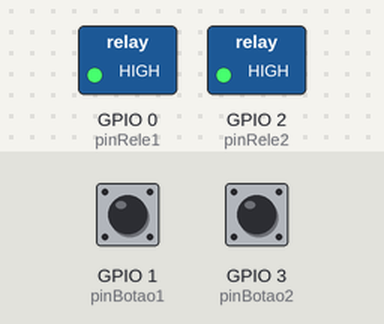
The sketch below on a simulated ESP8266 (NodeMCU). On the bench: switched loads named in the sketch (green lamp = pin HIGH). The test bench sets the inputs (shaded band); at power-on: GPIO 1 (pinBotao1) HIGH, GPIO 3 (pinBotao2) HIGH.

Above: at 1.2 s.
1.3 s: GPIO 1 (pinBotao1) pulled LOW for 0.15 s
At 1.7 s:
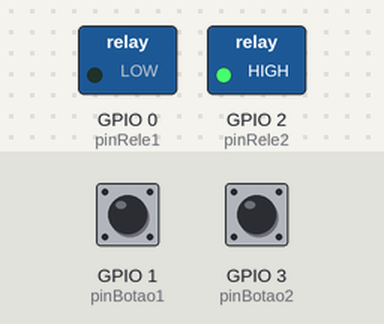
2.9 s: GPIO 3 (pinBotao2) pulled LOW for 0.15 s
At 4.1 s:
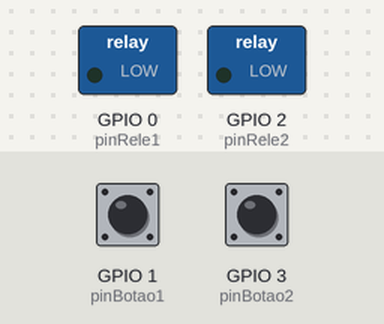
4.5 s: GPIO 1 (pinBotao1) pulled LOW for 1 s
At 5.3 s:
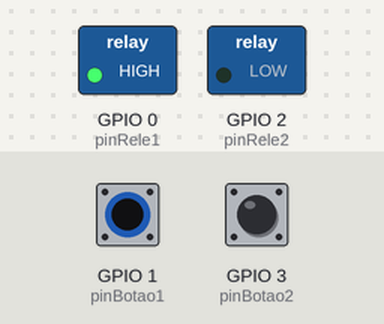
7.0 s: GPIO 1 (pinBotao1) pulled LOW for 3.2 s
At 8.4 s:
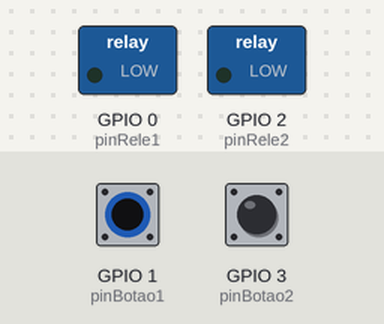
11.7 s: GPIO 3 (pinBotao2) pulled LOW for 1 s
At 13.2 s:
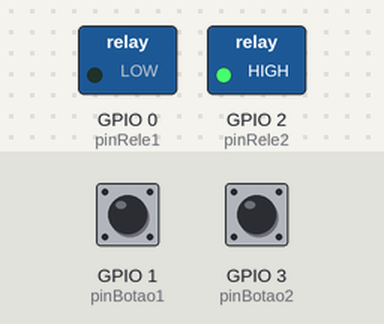
Timing chart, 0 to 14.7 s (numbered marks = the images above; inputs shaded):
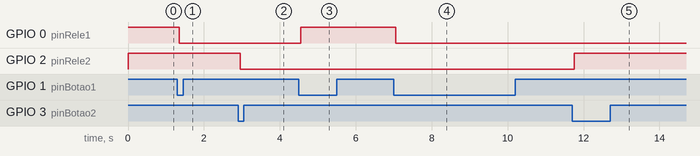

The sketch:

interruptor_conectado_modulo_02.ino
```cpp
/*
 * Minha Casa Conectada
 * http://minhacasaconectada.blogspot.com.br
 *
 * Jonathas Eide Fujii
 * jonathasfujii@gmail.com
 * Criado: 23/09/2017
 * Atualizado: 23/09/2017
 *
 * Arduino IDE v1.8.0
 *
 * Interruptor Conectado modulo 002
 */

#include <ESP8266WiFi.h>
#include <ESP8266mDNS.h>
#include <WiFiUdp.h>
#include <ArduinoOTA.h>
#include <ArduinoJson.h> // https://github.com/bblanchon/ArduinoJson
#include <PubSubClient.h> // http://pubsubclient.knolleary.net/
#include <OneWire.h>
#include <DallasTemperature.h>


const byte pinLedEsp = 2;

//// WIFI ////
const char* ssid = "";
const char* password = "";

//// MQTT ////
const char* mqtt_server = "192.168.1.16";
const char* mqtt_username = "";
const char* mqtt_password = "";
long lastTimeMqtt = 0;
int tentativaMqtt = 1;
const char* client_id = "esp-01-icm02"; // Must be unique on the MQTT network
const char* start_state_topic = "casa/icm02/start";
const char* rele1_state_topic = "casa/icm02/rele1";
const char* rele1_set_topic = "casa/icm02/rele1/set";
const char* rele2_state_topic = "casa/icm02/rele2";
const char* rele2_set_topic = "casa/icm02/rele2/set";
const char* on_cmd = "ON";
const char* off_cmd = "OFF";

WiFiClient espClient;
PubSubClient client(espClient);

//// WIFI ////
long lastTimeWifi = 0;
int tentativaWifi = 1;

//// Atuadores Relay ////
const byte pinRele1 = 0;
const byte pinRele2 = 2;

//// Botão ////
const int debouncerTime = 200;

const byte pinBotao1 = 1;
const byte pinBotao2 = 3;

byte readingBotao1 = HIGH;
byte readingBotao2 = HIGH;

byte botao1State = HIGH;
byte botao2State = HIGH;

byte botao1OldState = HIGH;
byte botao2OldState = HIGH;

long debounceTimeBotao1 = 0;
long debounceTimeBotao2 = 0;
```

botao.ino
```cpp
void verifica_botao(){
  long now = millis();

  readingBotao1 = digitalRead(pinBotao1);
  if(readingBotao1 != botao1OldState){
      debounceTimeBotao1 = now;
  }
  if(now - debounceTimeBotao1 > 50){
    if(readingBotao1 != botao1State){
      botao1State = readingBotao1;
      if(botao1State == LOW){
        if(digitalRead(pinRele1) == LOW){
          digitalWrite(pinRele1, HIGH);
          if(WiFi.waitForConnectResult() == WL_CONNECTED && client.connected())
            client.publish(rele1_state_topic, off_cmd);
        } else {
          digitalWrite(pinRele1, LOW);
          if(WiFi.waitForConnectResult() == WL_CONNECTED && client.connected())
            client.publish(rele1_state_topic, on_cmd);
        }
      }
    }
  }
  botao1OldState = readingBotao1;

  readingBotao2 = digitalRead(pinBotao2);
  if(readingBotao2 != botao2OldState){
      debounceTimeBotao2 = now;
  }
  if(now - debounceTimeBotao2 > 50){
    if(readingBotao2 != botao2State){
      botao2State = readingBotao2;
      if(botao2State == LOW){
        if(digitalRead(pinRele2) == LOW){
          digitalWrite(pinRele2, HIGH);
          if(WiFi.waitForConnectResult() == WL_CONNECTED && client.connected())
            client.publish(rele2_state_topic, off_cmd);
        } else {
          digitalWrite(pinRele2, LOW);
          if(WiFi.waitForConnectResult() == WL_CONNECTED && client.connected())
            client.publish(rele2_state_topic, on_cmd);
        }
      }
    }
  }
  botao2OldState = readingBotao2;

}
```

mqtt.ino
```cpp
void mqtt_loop(){
  //// MQTT ////
  if (!client.connected() && millis() - lastTimeMqtt > 30000) {
    reconnect_mqtt();
    lastTimeMqtt = millis();
  }

  if (client.connected())
    client.loop();
}

void reconnect_mqtt() {
     if (client.connect(client_id, mqtt_username, mqtt_password)) {
      //Serial.println("connected");
      client.subscribe(rele1_set_topic);
      client.subscribe(rele2_set_topic);

      char buffer[100];
      sprintf(buffer, "{\"client_id\":\"%s\",\"ip\":\"%s\",\"t.wifi\":\"%u\",\"m.wifi\":\"%u\",\"t.mqtt\":\"%u\",\"m.mqtt\":\"%u\"}", client_id, WiFi.localIP().toString().c_str(), tentativaWifi, lastTimeWifi, tentativaMqtt, lastTimeMqtt);
      client.publish(start_state_topic, buffer);
      tentativaMqtt = 1;
    } else {
      tentativaMqtt++;
    }
}

void callback(char* topic, byte* payload, unsigned int length) {
  //Serial.print(topic);

  if (strcmp(topic,rele1_set_topic)==0){//// Rele 1 ////
      char msg[length];
      snprintf(msg, length+1, "%s", payload);
      if (strcmp(msg,on_cmd)==0) {
        digitalWrite(pinRele1, LOW);
        client.publish(rele1_state_topic, on_cmd);
      } else {
        digitalWrite(pinRele1, HIGH);
        client.publish(rele1_state_topic, off_cmd);
      }
  } else if (strcmp(topic,rele2_set_topic)==0){//// Rele 2 ////
      char msg[length];
      snprintf(msg, length+1, "%s", payload);
      if (strcmp(msg,on_cmd)==0) {
        digitalWrite(pinRele2, LOW);
        client.publish(rele2_state_topic, on_cmd);
      } else {
        digitalWrite(pinRele2, HIGH);
        client.publish(rele2_state_topic, off_cmd);
      }
  }
}
```

setup_loop.ino
```cpp
void setup() {

 //// Atuadores Relay ////
  pinMode(pinRele1, OUTPUT);
  digitalWrite(pinRele1, HIGH);
  pinMode(pinRele2, OUTPUT);
  digitalWrite(pinRele2, HIGH);

  //// Botão ////
  pinMode(pinBotao1, INPUT_PULLUP);
  pinMode(pinBotao2, INPUT_PULLUP);

 // Serial.begin(115200);
  WiFi.mode(WIFI_STA);
//  WiFi.begin(ssid, password);
//  while (WiFi.waitForConnectResult() != WL_CONNECTED) {
//    delay(5000);
//    ESP.restart();
//  }


  //// MQTT ////
  client.setServer(mqtt_server, 1883);
  client.setCallback(callback);

}

void loop() {
  if(WiFi.status() != WL_CONNECTED &&  millis() - lastTimeWifi > 30000 ){
    WiFi.disconnect();
    WiFi.begin(ssid, password);
    //delay(2000);
    lastTimeWifi = millis();
    tentativaWifi++;
  } else {
    tentativaWifi = 1;
  }

  mqtt_loop();
  verifica_botao();
}
```

Measured:
- after the input at 1.3 s, GPIO 0 (pinRele1): HIGH → LOW after 0.05 s
- after the input at 2.9 s, GPIO 2 (pinRele2): HIGH → LOW after 0.05 s
- after the input at 4.5 s, GPIO 0 (pinRele1): LOW → HIGH after 0.05 s
- after the input at 7.0 s, GPIO 0 (pinRele1): HIGH → LOW after 0.05 s
- after the input at 11.7 s, GPIO 2 (pinRele2): LOW → HIGH after 0.05 s
